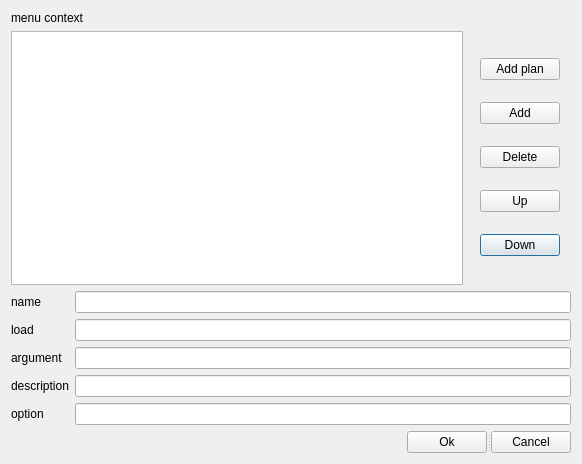
<?xml version="1.0" encoding="UTF-8"?>
<ui version="4.0">
 <class>CConfigNodeServiceDialog</class>
 <widget class="QDialog" name="CConfigNodeServiceDialog">
  <property name="geometry">
   <rect>
    <x>0</x>
    <y>0</y>
    <width>582</width>
    <height>464</height>
   </rect>
  </property>
  <property name="windowTitle">
   <string>CConfigNodeServiceDialog</string>
  </property>
  <layout class="QGridLayout" name="gridLayout_4">
   <item row="0" column="0">
    <widget class="QSplitter" name="splitter_6">
     <property name="orientation">
      <enum>Qt::Horizontal</enum>
     </property>
     <widget class="QLabel" name="label">
      <property name="text">
       <string>menu context</string>
      </property>
     </widget>
    </widget>
   </item>
   <item row="1" column="0" colspan="2">
    <widget class="QTableView" name="tableView"/>
   </item>
   <item row="1" column="2">
    <widget class="QSplitter" name="splitter_2">
     <property name="orientation">
      <enum>Qt::Vertical</enum>
     </property>
     <widget class="QSplitter" name="splitter_4">
      <property name="orientation">
       <enum>Qt::Vertical</enum>
      </property>
      <widget class="QWidget" name="">
       <layout class="QGridLayout" name="gridLayout">
        <item row="4" column="0">
         <widget class="QPushButton" name="pushButton_down">
          <property name="text">
           <string>Down</string>
          </property>
         </widget>
        </item>
        <item row="3" column="0">
         <widget class="QPushButton" name="pushButton_up">
          <property name="text">
           <string>Up</string>
          </property>
         </widget>
        </item>
        <item row="1" column="0">
         <widget class="QPushButton" name="pushButton_add">
          <property name="text">
           <string>Add</string>
          </property>
         </widget>
        </item>
        <item row="2" column="0">
         <widget class="QPushButton" name="pushButton_delete">
          <property name="text">
           <string>Delete</string>
          </property>
         </widget>
        </item>
        <item row="0" column="0">
         <widget class="QPushButton" name="pushButton_addPlan">
          <property name="text">
           <string>Add plan</string>
          </property>
         </widget>
        </item>
       </layout>
      </widget>
     </widget>
    </widget>
   </item>
   <item row="2" column="0" colspan="3">
    <layout class="QGridLayout" name="gridLayout_2">
     <item row="0" column="0">
      <widget class="QLabel" name="label_2">
       <property name="text">
        <string>name</string>
       </property>
      </widget>
     </item>
     <item row="0" column="1">
      <widget class="QLineEdit" name="lineEdit_name"/>
     </item>
     <item row="1" column="0">
      <widget class="QLabel" name="label_3">
       <property name="text">
        <string>load</string>
       </property>
      </widget>
     </item>
     <item row="1" column="1">
      <widget class="QLineEdit" name="lineEdit_load"/>
     </item>
     <item row="2" column="0">
      <widget class="QLabel" name="label_4">
       <property name="text">
        <string>argument</string>
       </property>
      </widget>
     </item>
     <item row="2" column="1">
      <widget class="QLineEdit" name="lineEdit_argument"/>
     </item>
     <item row="3" column="0">
      <widget class="QLabel" name="label_5">
       <property name="text">
        <string>description</string>
       </property>
      </widget>
     </item>
     <item row="3" column="1">
      <widget class="QLineEdit" name="lineEdit_description"/>
     </item>
     <item row="4" column="0">
      <widget class="QLabel" name="label_6">
       <property name="text">
        <string>option</string>
       </property>
      </widget>
     </item>
     <item row="4" column="1">
      <widget class="QLineEdit" name="lineEdit_option"/>
     </item>
    </layout>
   </item>
   <item row="3" column="1" colspan="2">
    <layout class="QGridLayout" name="gridLayout_3">
     <item row="0" column="0">
      <spacer name="horizontalSpacer">
       <property name="orientation">
        <enum>Qt::Horizontal</enum>
       </property>
       <property name="sizeHint" stdset="0">
        <size>
         <width>40</width>
         <height>20</height>
        </size>
       </property>
      </spacer>
     </item>
     <item row="0" column="1">
      <widget class="QSplitter" name="splitter_7">
       <property name="orientation">
        <enum>Qt::Horizontal</enum>
       </property>
       <widget class="QSplitter" name="splitter_5">
        <property name="orientation">
         <enum>Qt::Horizontal</enum>
        </property>
        <widget class="QSplitter" name="splitter_3">
         <property name="orientation">
          <enum>Qt::Horizontal</enum>
         </property>
         <widget class="QSplitter" name="splitter">
          <property name="orientation">
           <enum>Qt::Horizontal</enum>
          </property>
          <widget class="QPushButton" name="pushButton_ok">
           <property name="text">
            <string>Ok</string>
           </property>
          </widget>
          <widget class="QPushButton" name="pushButton_cancel">
           <property name="text">
            <string>Cancel</string>
           </property>
          </widget>
         </widget>
        </widget>
       </widget>
      </widget>
     </item>
    </layout>
   </item>
  </layout>
 </widget>
 <layoutdefault spacing="6" margin="11"/>
 <resources/>
 <connections/>
</ui>
